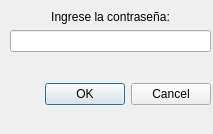
<?xml version="1.0" encoding="UTF-8"?>
<ui version="4.0">
 <class>DialogPassword</class>
 <widget class="QDialog" name="DialogPassword">
  <property name="geometry">
   <rect>
    <x>0</x>
    <y>0</y>
    <width>213</width>
    <height>134</height>
   </rect>
  </property>
  <property name="windowTitle">
   <string>Dialog</string>
  </property>
  <widget class="QWidget" name="verticalLayoutWidget">
   <property name="geometry">
    <rect>
     <x>10</x>
     <y>10</y>
     <width>201</width>
     <height>121</height>
    </rect>
   </property>
   <layout class="QVBoxLayout" name="verticalLayout">
    <item>
     <widget class="QLabel" name="label">
      <property name="text">
       <string>Ingrese la contraseña:</string>
      </property>
      <property name="alignment">
       <set>Qt::AlignCenter</set>
      </property>
     </widget>
    </item>
    <item>
     <widget class="QLineEdit" name="lineEdit">
      <property name="echoMode">
       <enum>QLineEdit::Password</enum>
      </property>
     </widget>
    </item>
    <item>
     <spacer name="verticalSpacer">
      <property name="orientation">
       <enum>Qt::Vertical</enum>
      </property>
      <property name="sizeHint" stdset="0">
       <size>
        <width>20</width>
        <height>40</height>
       </size>
      </property>
     </spacer>
    </item>
    <item>
     <widget class="QDialogButtonBox" name="buttonBox">
      <property name="orientation">
       <enum>Qt::Horizontal</enum>
      </property>
      <property name="standardButtons">
       <set>QDialogButtonBox::Cancel|QDialogButtonBox::Ok</set>
      </property>
     </widget>
    </item>
    <item>
     <spacer name="verticalSpacer_2">
      <property name="orientation">
       <enum>Qt::Vertical</enum>
      </property>
      <property name="sizeHint" stdset="0">
       <size>
        <width>20</width>
        <height>40</height>
       </size>
      </property>
     </spacer>
    </item>
   </layout>
  </widget>
 </widget>
 <resources/>
 <connections>
  <connection>
   <sender>buttonBox</sender>
   <signal>accepted()</signal>
   <receiver>DialogPassword</receiver>
   <slot>accept()</slot>
   <hints>
    <hint type="sourcelabel">
     <x>248</x>
     <y>254</y>
    </hint>
    <hint type="destinationlabel">
     <x>157</x>
     <y>274</y>
    </hint>
   </hints>
  </connection>
  <connection>
   <sender>buttonBox</sender>
   <signal>rejected()</signal>
   <receiver>DialogPassword</receiver>
   <slot>reject()</slot>
   <hints>
    <hint type="sourcelabel">
     <x>316</x>
     <y>260</y>
    </hint>
    <hint type="destinationlabel">
     <x>286</x>
     <y>274</y>
    </hint>
   </hints>
  </connection>
 </connections>
</ui>
